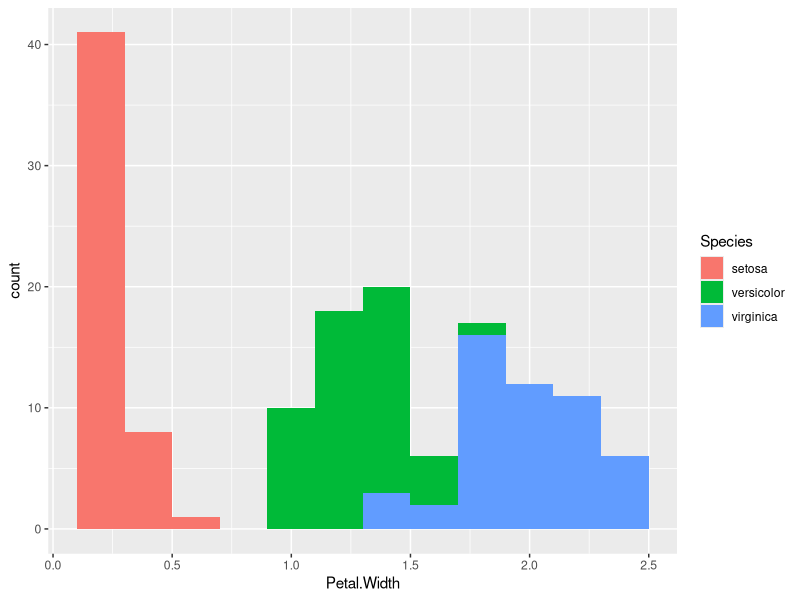

Write R code to recreate this figure.
install.packages("ggplot2")
library(ggplot2)
histogram <- ggplot(data=iris, aes(x=Petal.Width))
histogram + geom_histogram(binwidth=0.2, aes(fill=Species))
